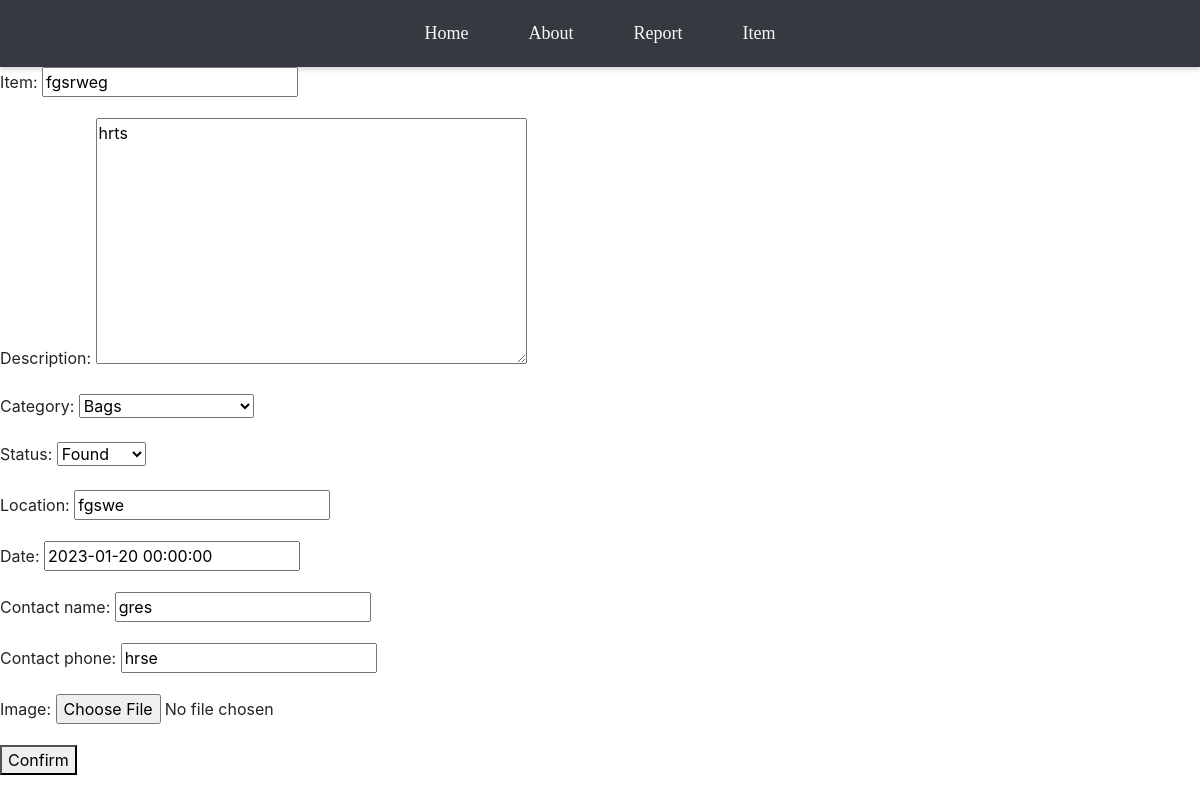
Page /lost-item/5/update (signed in) on the committed database.
### app/models.py (models this page shows, shortened)
class LostAndFoundItem(models.Model):
    STATUS_CHOICES = [
        ('lost', 'Lost'),
        ('found', 'Found'),
    ]
    item = models.CharField(max_length=100)
    description = models.TextField(max_length=500)
    category = models.ForeignKey(Category, on_delete=models.SET_NULL, null=True, blank=True)
    status = models.CharField(max_length=10, choices=STATUS_CHOICES)
    location = models.CharField(max_length=255)
    date = models.DateTimeField()
    contact_name = models.CharField(max_length=100)
    contact_phone = models.CharField(max_length=15, blank=True, null=True)
    image = models.ImageField(upload_to='lost_and_found_images/', blank=True, null=True)
    created_at = models.DateTimeField(auto_now_add=True)
    updated_at = models.DateTimeField(auto_now=True)
    class Meta:
        ordering = ['-date']
        verbose_name = "Lost and Found Item"
        verbose_name_plural = "Lost and Found Items"

### app/views.py (the view)
# urls.py: path('lost-item/<int:pk>/update', UpdateLostItem.as_view(), name='update-lost-item'),
class UpdateLostItem(LoginRequiredMixin, UpdateView):
    model = LostAndFoundItem
    fields = ['item','description','category','status','location','date','contact_name','contact_phone','image']
    template_name = 'app/updatelostitem.html'

### app/models.py (called while the page is built)
    def __str__(self):
        return self.name

### app/templates/app/updatelostitem.html (shortened to what this page needs)
{% extends 'app/base.html' %}
{% load static %}
{% block content %}
<form action="{% url 'update-lost-item' object.pk %}" method="post">
    {{form.as_p}}
    <button type="submit">Confirm</button>
</form>
{% endblock %}

### rows in the picture
LostAndFoundItem: item "fgsrweg", description "hrts", category "Bags", status "Found", location "fgswe", date "2023-01-20 00:00:00", contact_name "gres", contact_phone "hrse"
